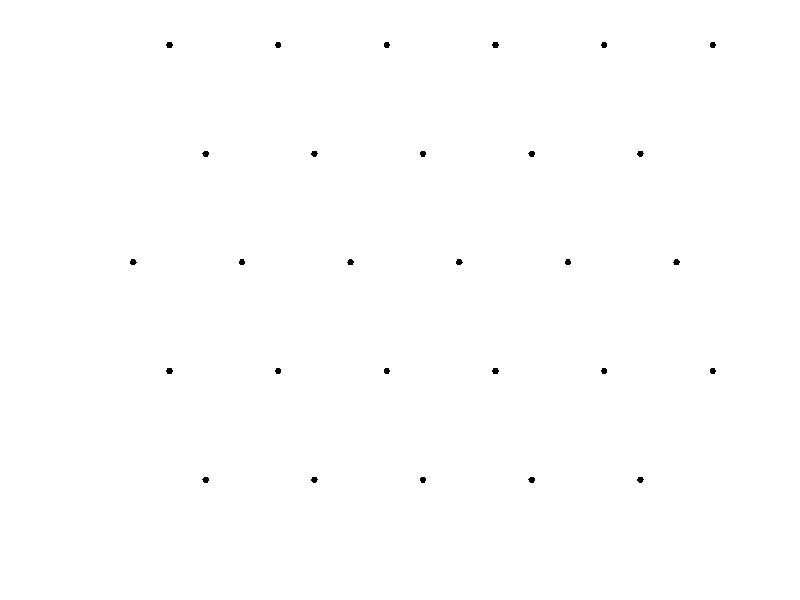

Recreate this plot in MATLAB. (Note: this script raises an error after producing the figure.)
% lattice 
clear all; close all; clc; 

u1 = [1, 0];
u2 = [-1/3, 1];

v1 = 2*u2 + 3*u1;
v2 = 3*u2 + 4*u1;

h1 = figure;
hold on 
axis equal 
xlim([-1.5, 4 ])
ylim([-1.5, 3 ])
axis off
for s1 = -3: 9;
    for s2 = -3: 9
        x = s1*u1 + s2*u2;
        plot(x(1), x(2), '.','color','k','MarkerSize',15)
    end
end

arrow([0,0], u1, 'BaseAngle',30,'FaceColor','b','EdgeColor','b')
arrow([0,0], u2, 'BaseAngle',30,'FaceColor','b','EdgeColor','b')
arrow([0,0], v1, 'BaseAngle',30,'FaceColor','r','EdgeColor','r')
arrow([0,0], v2, 'BaseAngle',30,'FaceColor','r','EdgeColor','r')

text(u1(1)-0.4, u1(2)-0.3 ,'$ v_1$','fontsize',26,'Interpreter','latex')
text(u2(1)-0.3, u2(2)-0.4 ,'$ v_2$','fontsize',26,'Interpreter','latex')
text(v1(1)-0.2, v1(2)-0.4 ,'$ u_1$','fontsize',26,'Interpreter','latex')
text(v2(1)-0.8, v2(2)-0.2 ,'$ u_2$','fontsize',26,'Interpreter','latex')

str = strcat('lattice.eps');
print(h1,'-depsc',str)